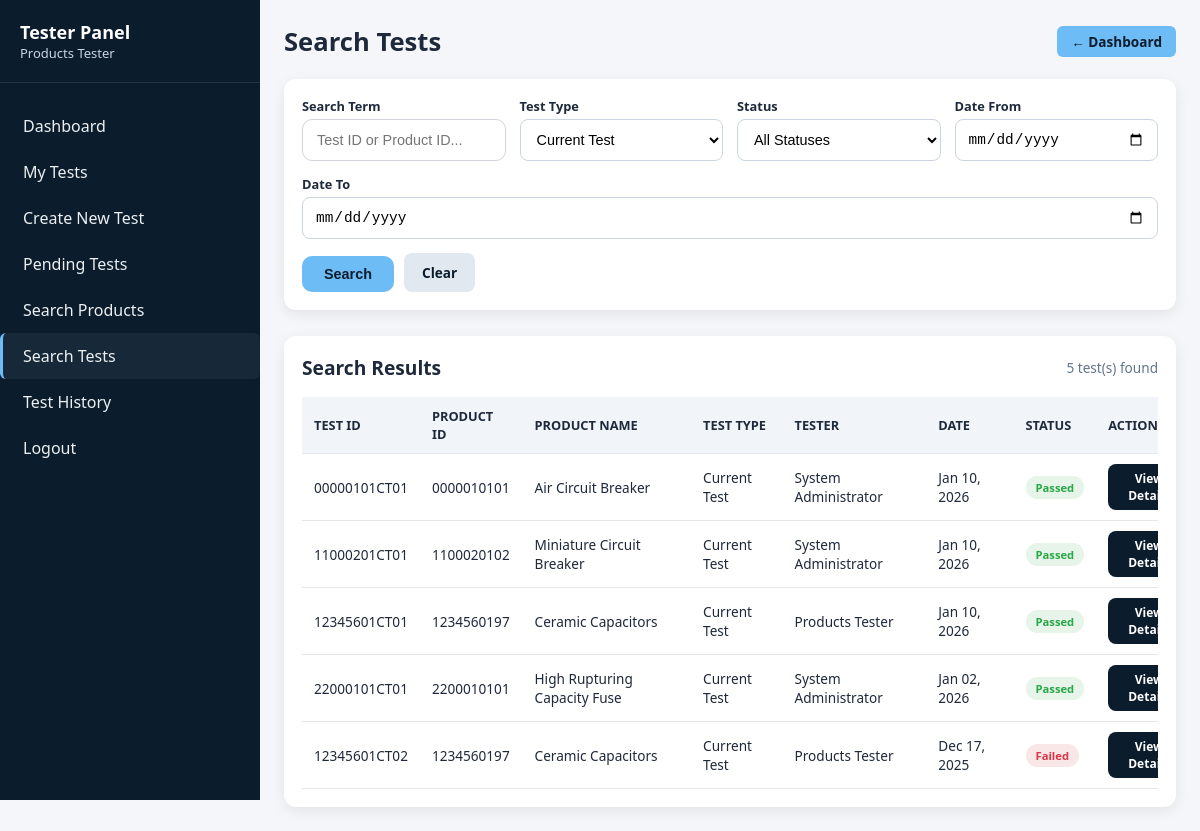
/backend/tester/search_tests.php?test_type=2 (signed in), run on the app's committed database.
### tables this page shows
CREATE TABLE `tests` (
  `test_id` varchar(12) NOT NULL,
  `product_id` varchar(10) NOT NULL,
  `test_type_id` int(11) NOT NULL,
  `product_code` varchar(6) NOT NULL,
  `revision_number` varchar(2) NOT NULL,
  `testing_code` varchar(2) NOT NULL,
  `roll_number` varchar(2) NOT NULL,
  `test_date` date NOT NULL,
  `test_time` time NOT NULL,
  `tester_id` int(11) NOT NULL,
  `test_status` enum('Pending','In Progress','Passed','Failed') DEFAULT 'Pending',
  `observed_results` text DEFAULT NULL,
  `test_criteria_met` tinyint(1) DEFAULT NULL,
  `test_remarks` text DEFAULT NULL,
  `failure_reason` text DEFAULT NULL,
  `retest_required` tinyint(1) DEFAULT 0,
  `retest_count` int(11) DEFAULT 0,
  `approved_by` int(11) DEFAULT NULL,
  `approval_date` timestamp NULL DEFAULT NULL,
  `created_at` timestamp NOT NULL DEFAULT current_timestamp(),
  `updated_at` timestamp NOT NULL DEFAULT current_timestamp() ON UPDATE current_timestamp()
);

CREATE TABLE `products` (
  `product_id` varchar(10) NOT NULL,
  `product_type_id` int(11) NOT NULL,
  `product_name` varchar(150) NOT NULL,
  `product_code` varchar(6) NOT NULL,
  `revision_number` varchar(2) NOT NULL,
  `manufacturing_number` varchar(2) NOT NULL,
  `batch_number` varchar(50) DEFAULT NULL,
  `manufacturing_date` date NOT NULL,
  `quantity` int(11) DEFAULT 1,
  `specifications` text DEFAULT NULL,
  `current_status` enum('In Testing','Passed','Failed','Re-Manufacturing','Sent to CPRI') DEFAULT 'In Testing',
  `cpri_submission_date` date DEFAULT NULL,
  `remarks` text DEFAULT NULL,
  `created_by` int(11) NOT NULL,
  `created_at` timestamp NOT NULL DEFAULT current_timestamp(),
  `updated_at` timestamp NOT NULL DEFAULT current_timestamp() ON UPDATE current_timestamp()
);

CREATE TABLE `test_types` (
  `test_type_id` int(11) NOT NULL,
  `test_type_code` varchar(6) NOT NULL,
  `test_type_name` varchar(100) NOT NULL,
  `test_description` text DEFAULT NULL,
  `test_criteria` text DEFAULT NULL,
  `test_parameters` text DEFAULT NULL,
  `department` varchar(50) DEFAULT NULL,
  `is_active` tinyint(1) DEFAULT 1,
  `created_at` timestamp NOT NULL DEFAULT current_timestamp()
);

CREATE TABLE `users` (
  `user_id` int(11) NOT NULL,
  `username` varchar(50) NOT NULL,
  `password` varchar(255) NOT NULL,
  `full_name` varchar(100) NOT NULL,
  `email` varchar(100) NOT NULL,
  `phone` varchar(15) DEFAULT NULL,
  `user_type` enum('Admin','Tester','Supervisor') NOT NULL,
  `is_active` tinyint(1) DEFAULT 1,
  `created_at` timestamp NOT NULL DEFAULT current_timestamp(),
  `last_login` timestamp NULL DEFAULT NULL
);

### backend/includes/functions.php (called while the page is built, shortened)
<?php
function getAllTestTypes($conn) {
    $query = "SELECT * FROM test_types WHERE is_active = 1 ORDER BY test_type_name";
    $result = $conn->query($query);
    $test_types = array();
    while ($row = $result->fetch_assoc()) {
        $test_types[] = $row;
    }
    return $test_types;
}
function searchTests($conn, $search_term, $test_type = null, $status = null, $date_from = null, $date_to = null) {
    $query = "SELECT t.*, p.product_name, tt.test_type_name, u.full_name as tester_name
              FROM tests t
              JOIN products p ON t.product_id = p.product_id
              JOIN test_types tt ON t.test_type_id = tt.test_type_id
              JOIN users u ON t.tester_id = u.user_id
              WHERE (t.test_id LIKE ? OR t.product_id LIKE ? OR p.product_name LIKE ?)";
    if ($test_type) {
        $query .= " AND t.test_type_id = " . intval($test_type);
    }
    $query .= " ORDER BY t.test_date DESC";
    $search_param = "%$search_term%";
    $stmt = $conn->prepare($query);
    $stmt->bind_param("sss", $search_param, $search_param, $search_param);
    $stmt->execute();
    $result = $stmt->get_result();
    $tests = array();
    while ($row = $result->fetch_assoc()) {
        $tests[] = $row;
    }
    return $tests;
}
?>

### backend/tester/search_tests.php (the view, shortened to what this page needs)
<?php
require_once '../config/database.php';
require_once '../includes/functions.php';
$search_results = array();
$search_performed = false;
if (isset($_GET['search']) || isset($_GET['test_type']) || isset($_GET['status']) || isset($_GET['date_from']) || isset($_GET['date_to'])) {
    $search_term = isset($_GET['search']) ? $_GET['search'] : '';
    $test_type = isset($_GET['test_type']) ? $_GET['test_type'] : null;
    $status = isset($_GET['status']) ? $_GET['status'] : null;
    $date_from = isset($_GET['date_from']) ? $_GET['date_from'] : null;
    $date_to = isset($_GET['date_to']) ? $_GET['date_to'] : null;
    $search_results = searchTests($conn, $search_term, $test_type, $status, $date_from, $date_to);
    $search_performed = true;
}
$test_types = getAllTestTypes($conn);
?>
<!DOCTYPE html>
<html lang="en">
<head>
<link rel="stylesheet" href="../supervisor/public/style.css">
</head>
<body>
    <div class="dashboard-container">
        <aside class="sidebar">
            <div class="sidebar-header">
                <h2>Tester Panel</h2>
                <p class="user-name"><?php echo htmlspecialchars($_SESSION['full_name']); ?></p>
            </div>
            <ul class="sidebar-menu">
                <li><a href="index.php">Dashboard</a></li>
                <li><a href="my_tests.php">My Tests</a></li>
                <li><a href="new_test.php">Create New Test</a></li>
                <li><a href="pending_tests.php">Pending Tests</a></li>
                <li><a href="search_products.php">Search Products</a></li>
                <li><a href="search_tests.php" class="active">Search Tests</a></li>
                <li><a href="test_history.php">Test History</a></li>
                <li class="logout"><a href="../logout.php">Logout</a></li>
            </ul>
        </aside>
        <main class="main-content">
        <div class="page-header">
            <h1>Search Tests</h1>
            <a href="index.php" class="btn-back">← Dashboard</a>
        </div>
        <div class="search-section">
            <form method="GET" action="" class="search-form">
                <div class="search-row">
                    <div class="form-group">
                        <label>Search Term</label>
                        <input type="text" name="search" placeholder="Test ID or Product ID..."
                               value="<?php echo isset($_GET['search']) ? htmlspecialchars($_GET['search']) : ''; ?>">
                    </div>
                    <div class="form-group">
                        <label>Test Type</label>
                        <select name="test_type">
                            <?php foreach ($test_types as $type): ?>
                            <option value="<?php echo $type['test_type_id']; ?>"
                                <?php echo (isset($_GET['test_type']) && $_GET['test_type'] == $type['test_type_id']) ? 'selected' : ''; ?>>
                                <?php echo htmlspecialchars($type['test_type_name']); ?>
                            </option>
                            <?php endforeach; ?>
                        </select>
                    </div>
                    <div class="form-group">
                        <label>Status</label>
                        <select name="status">
                            <option value="">All Statuses</option>
                        </select>
                    </div>
                    <div class="form-group">
                        <label>Date From</label>
                        <input type="date" name="date_from" value="<?php echo isset($_GET['date_from']) ? $_GET['date_from'] : ''; ?>">
                    </div>
                    <div class="form-group">
                        <label>Date To</label>
                        <input type="date" name="date_to" value="<?php echo isset($_GET['date_to']) ? $_GET['date_to'] : ''; ?>">
                    </div>
                </div>
                <div class="search-actions">
                    <button type="submit" class="btn btn-primary">Search</button>
                    <a href="search_tests.php" class="btn btn-secondary">Clear</a>
                </div>
            </form>
        </div>
        <?php if ($search_performed): ?>
        <div class="results-section">
            <div class="results-header">
                <h2>Search Results</h2>
                <p class="results-count"><?php echo count($search_results); ?> test(s) found</p>
            </div>
            <?php if (count($search_results) > 0): ?>
            <div class="table-responsive">
                <table>
                    <thead>
                        <tr>
                            <th>Test ID</th>
                            <th>Product ID</th>
                            <th>Product Name</th>
                            <th>Test Type</th>
                            <th>Tester</th>
                            <th>Date</th>
                            <th>Status</th>
                            <th>Actions</th>
                        </tr>
                    </thead>
                    <tbody>
                        <?php foreach ($search_results as $test): ?>
                        <tr>
                            <td><?php echo htmlspecialchars($test['test_id']); ?></td>
                            <td><?php echo htmlspecialchars($test['product_id']); ?></td>
                            <td><?php echo htmlspecialchars($test['product_name']); ?></td>
                            <td><?php echo htmlspecialchars($test['test_type_name']); ?></td>
                            <td><?php echo htmlspecialchars($test['tester_name']); ?></td>
                            <td><?php echo date('M d, Y', strtotime($test['test_date'])); ?></td>
                            <td>
                                <?php
                                $badge_class = 'badge-pending';
                                if ($test['test_status'] == 'Passed') $badge_class = 'badge-success';
                                elseif ($test['test_status'] == 'Failed') $badge_class = 'badge-danger';
                                elseif ($test['test_status'] == 'In Progress') $badge_class = 'badge-progress';
                                ?>
                                <span class="badge <?php echo $badge_class; ?>"><?php echo $test['test_status']; ?></span>
                            </td>
                            <td>
                                <a href="view_test.php?id=<?php echo $test['test_id']; ?>" class="btn btn-sm btn-view">View Details</a>
                            </td>
                        </tr>
                        <?php endforeach; ?>
                    </tbody>
                </table>
            </div>
            <?php endif; ?>
        </div>
        <?php endif; ?>
    </div>
</body>
</html>

### backend/supervisor/public/style.css (style rules this page uses)
:root { --navy:#0b1c2d; --text:#1e293b; --accent:#6dbcf6; --glass:#ffffff; --success:#d4edda; --success-text:#155724; --error:#f8d7da; --error-text:#721c24; --info:#d1ecf1; --info-text:#0c5460; --warning:#fff3cd; --warning-text:#856404; --purple:#f0e6ff; --purple-text:#4b2c6f; }
* { margin:0; padding:0; box-sizing:border-box; }
body { font-family:"Segoe UI",sans-serif; background:#f4f6f9; color:var(--text); overflow-x:hidden; }
.dashboard-container { display:flex; width:100%; min-height:100vh; }
.sidebar { width:260px; background:var(--navy); color:#fff; padding:20px 0; height:100vh; position:sticky; top:0; flex-shrink:0; }
.sidebar-header { padding:0 20px 20px; border-bottom:1px solid rgba(255,255,255,0.1); }
.sidebar-header h2 { font-size:18px; }
.sidebar-header p { font-size:13px;color:#cbd5e1; }
.sidebar-menu { list-style:none;padding:20px 0; }
.sidebar-menu a { display:block; padding:12px 20px; text-decoration:none; color:#fff; transition:.3s; }
.sidebar-menu a { display:block; padding:12px 20px; color:#ecf0f1; border-left:3px solid transparent; border-radius:6px; transition:0.3s; }
.sidebar-menu a:hover, .sidebar-menu a.active { background: rgba(255,255,255,0.05); border-left:3px solid var(--accent); }
.main-content { flex:1; padding:24px; width:100%; min-width:0; }
.table-responsive { width:100%; overflow-x:auto; margin-top:16px; }
table { width:100%; min-width:720px; border-collapse:collapse; }
th,td { padding:12px; text-align:left; font-size:.9rem; }
th { background:#f1f5f9; text-transform:uppercase; font-size:.8rem; }
@media (min-width:1200px) { .main-content { padding:32px; } }
.badge { display: inline-block; padding: 6px 12px; border-radius: 14px; font-size: 0.8rem; font-weight: 600; text-align: center; }
table th, table td { vertical-align: middle; }
.table-responsive table tr td span.badge { white-space: nowrap; }
.sidebar { width:260px; background:var(--navy); color:#fff; height:100vh; top:0; flex-shrink:0; display:flex; flex-direction:column; }
.sidebar-header { padding:0 20px 20px; border-bottom:1px solid rgba(255,255,255,0.1); flex-shrink:0; }
.sidebar-menu { list-style:none; padding:20px 0; flex:1; overflow-y:auto; overflow-x:hidden; scrollbar-width: thin; scrollbar-color: var(--accent) rgba(255,255,255,0.1); }
.sidebar-menu a { display:block; padding:12px 20px; text-decoration:none; color:#ecf0f1; border-left:3px solid transparent; border-radius:6px; transition:0.3s; }
.search-form { display:flex; gap:12px; flex-wrap:wrap; align-items:center; }
.search-form input[type="text"] { flex:1 1 260px; padding:10px 14px; font-size:0.9rem; border-radius:10px; border:1px solid #d1d5db; }
.search-form select { flex:0 0 160px; padding:10px 12px; font-size:0.9rem; border-radius:10px; border:1px solid #d1d5db; background:#fff; }
.search-form button { background:var(--accent); color:var(--navy); border:none; padding:10px 22px; font-size:0.9rem; font-weight:600; border-radius:10px; cursor:pointer; transition:0.3s; }
.badge { display:inline-block; padding:6px 12px; font-size:0.75rem; font-weight:600; border-radius:14px; white-space:nowrap; }
.badge-success { background:var(--success); color:var(--success-text); }
.badge-danger { background:var(--error); color:var(--error-text); }
.btn { display:inline-block; text-decoration:none; border-radius:8px; font-size:0.8rem; padding:6px 14px; font-weight:600; }
.btn-sm { padding:6px 12px; font-size:0.75rem; }
.btn-view { background:var(--navy); color:#fff; transition:0.3s; }

### data on the page
tests: test_id "00000101CT01", product "0000010101", product.product_name "Air Circuit Breaker", test_type.test_type_name "Current Test", tester.full_name "System Administrator", test_date "Jan 10, 2026", test_status "Passed"
tests: test_id "11000201CT01", product "1100020102", product.product_name "Miniature Circuit Breaker", test_type.test_type_name "Current Test", tester.full_name "System Administrator", test_date "Jan 10, 2026", test_status "Passed"
tests: test_id "12345601CT01", product "1234560197", product.product_name "Ceramic Capacitors", test_type.test_type_name "Current Test", tester.full_name "Products Tester", test_date "Jan 10, 2026", test_status "Passed"
tests: test_id "22000101CT01", product "2200010101", product.product_name "High Rupturing Capacity Fuse", test_type.test_type_name "Current Test", tester.full_name "System Administrator", test_date "Jan 02, 2026", test_status "Passed"
tests: test_id "12345601CT02", product "1234560197", product.product_name "Ceramic Capacitors", test_type.test_type_name "Current Test", tester.full_name "Products Tester", test_date "Dec 17, 2025", test_status "Failed"

### other printed values
$_SESSION['full_name'] "Products Tester"
count($search_results) "5"
form field test_type "Current Test"
